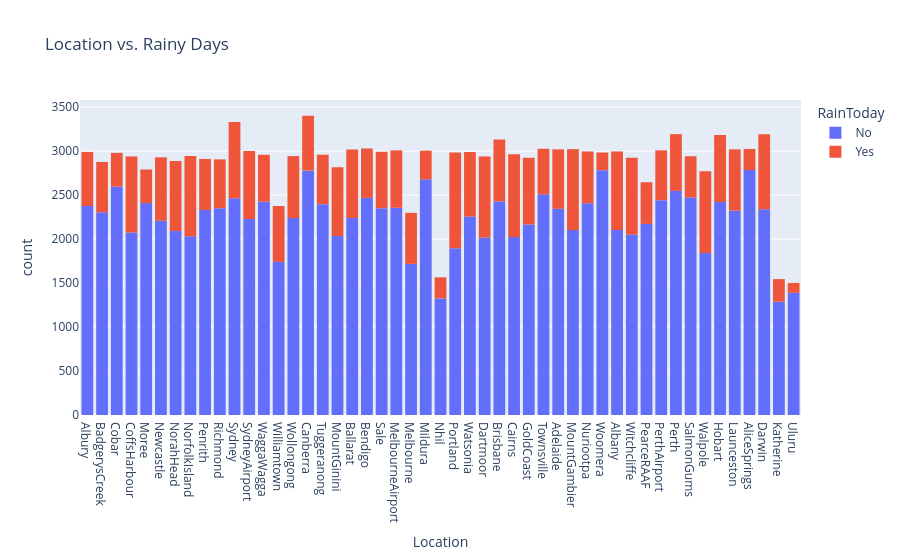

Notebook cell for this chart:
### Code cell
import plotly.express as px
import matplotlib
%matplotlib inline

sns.set_style('darkgrid')
matplotlib.rcParams['font.size'] = 14
matplotlib.rcParams['figure.figsize'] = (10, 6)
matplotlib.rcParams['figure.facecolor'] = '#00000000'

px.histogram(raw_df, x = 'Location', title = 'Location vs. Rainy Days', color='RainToday')

### Figure 1 — Plotly figure (JSON) as saved in the notebook; plotly's stock layout.template omitted (floating-point values rounded to 4 significant figures; data arrays with more than 128 entries replaced by an {"elided": "..."} marker saying what was removed)
{"data": [{"bingroup": "x", "hovertemplate": "RainToday=No<br>Location=%{x}<br>count=%{y}<extra></extra>", "legendgroup": "No", "marker": {"color": "#636efa", "pattern": {"shape": ""}}, "name": "No", "orientation": "v", "showlegend": true, "type": "histogram", "x": {"elided": "109332 str values"}, "xaxis": "x", "yaxis": "y"}, {"bingroup": "x", "hovertemplate": "RainToday=Yes<br>Location=%{x}<br>count=%{y}<extra></extra>", "legendgroup": "Yes", "marker": {"color": "#EF553B", "pattern": {"shape": ""}}, "name": "Yes", "orientation": "v", "showlegend": true, "type": "histogram", "x": {"elided": "31455 str values"}, "xaxis": "x", "yaxis": "y"}], "layout": {"barmode": "relative", "legend": {"title": {"text": "RainToday"}, "tracegroupgap": 0}, "title": {"text": "Location vs. Rainy Days"}, "xaxis": {"anchor": "y", "domain": [0, 1], "title": {"text": "Location"}}, "yaxis": {"anchor": "x", "domain": [0, 1], "title": {"text": "count"}}}}
